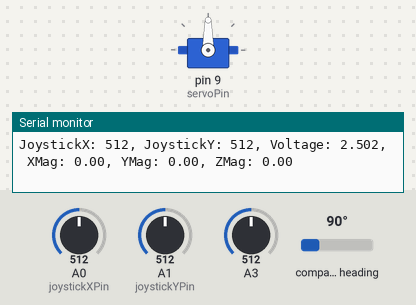
Recording of a sketch running on a simulated Arduino Uno, built with avr-gcc and run on an emulated ATmega328P. Shown: servo, the last lines printed to the serial monitor. Inputs (shaded band) come from the test bench; at power-on: A0 (joystickXPin) = 512, A3 = 512, A1 (joystickYPin) = 512, compass heading 90°.

Above: at 1.2 s.
1.3 s: A0 (joystickXPin) set to 106
At 2.6 s:
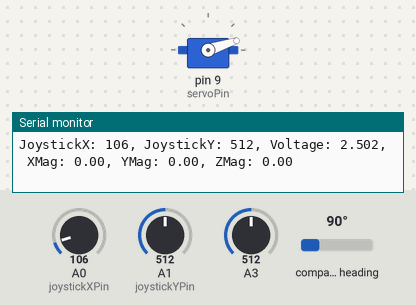
2.9 s: A0 (joystickXPin) set to 91
At 4.3 s:
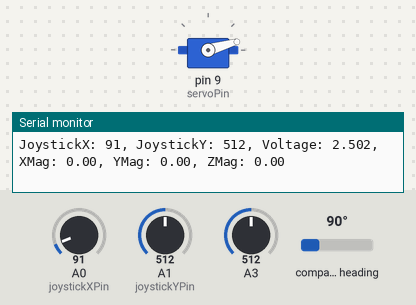
5.9 s: A0 (joystickXPin) set to 306
At 7.0 s:
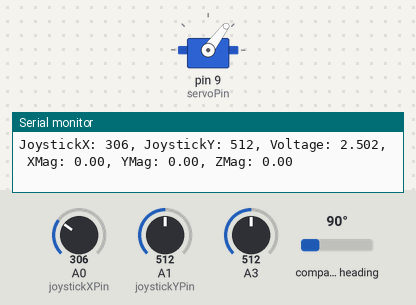
7.5 s: A0 (joystickXPin) set to 716
At 8.6 s:
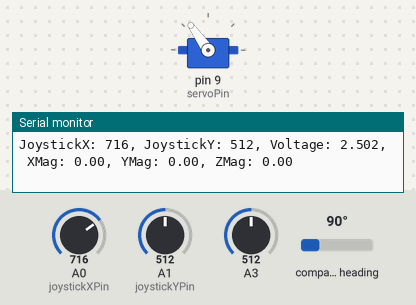
9.0 s: A3 set to 914
12.0 s: A3 set to 934
Timing chart, 0 to 15.0 s (numbered marks = the images above; inputs shaded):
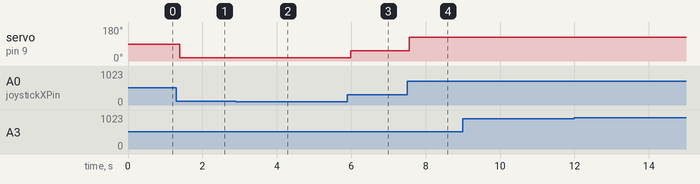

The sketch:

MagMainCode.ino
```cpp
#include <Servo.h>
#include <Wire.h>
#include <QMC5883LCompass.h>

Servo myServo;

const int joystickXPin = A0;
const int joystickYPin = A1;

const int servoPin = 9;
const int servoCenter = 90;
const int servoRange = 90;

// Deadzone angle for servo
const int deadzone = 5;

QMC5883LCompass compass;

// initial offset
float initialX = 0.0;
float initialY = 0.0;
float initialZ = 0.0;

void setup() {
  myServo.attach(servoPin);
  myServo.write(servoCenter);
  Serial.begin(9600);
  Wire.begin();
  compass.init();
  calibrate();
}

void loop() {
  int joystickX = analogRead(joystickXPin);
  int joystickY = analogRead(joystickYPin);
  int servoAngle = map(joystickX, 0, 1023, servoCenter - servoRange, servoCenter + servoRange);

  if (abs(joystickX - 512) < deadzone) {
    servoAngle = myServo.read();
  }
  myServo.write(servoAngle);

  // Allegro Hall effect switch sensor control
  int sensorValue = analogRead(A3);
  float voltage = sensorValue * (5.0 / 1023.0);

  compass.read();
  int x = compass.getX();
  int y = compass.getY();
  int z = compass.getZ();

  // units are in µT
  float xMag = x / 100.0 - initialX;
  float yMag = y / 100.0 - initialY;
  float zMag = z / 100.0 - initialZ;

  // Hall Switch checks if B-field is significant
  bool magneticFieldDetected = voltage < 4.5;

  Serial.print("JoystickX: "); Serial.print(joystickX);
  Serial.print(", JoystickY: "); Serial.print(joystickY);
  Serial.print(", Voltage: "); Serial.print(voltage, 3);
  if (magneticFieldDetected) {
    Serial.print(", XMag: "); Serial.print(xMag, 2);
    Serial.print(", YMag: "); Serial.print(yMag, 2);
    Serial.print(", ZMag: "); Serial.print(zMag, 2);
  } else {
    Serial.print(", No magnetic field detected");
  }
  Serial.println();

  delay(100);
}

void calibrate() {
  int x, y, z;
  compass.read();
  x = compass.getX();
  y = compass.getY();
  z = compass.getZ();
  initialX = x / 100.0;
  initialY = y / 100.0;
  initialZ = z / 100.0;
  Serial.print("Calibration values: ");
  Serial.print("X: "); Serial.print(initialX, 2);
  Serial.print(" µT   Y: "); Serial.print(initialY, 2);
  Serial.print(" µT   Z: "); Serial.println(initialZ, 2);
}
```

Measured:
- after the input at 1.3 s, servo on pin 9 (servoPin): 90° → 18° after 0.10 s
- after the input at 2.9 s, servo on pin 9 (servoPin): 18° → 16° after 0.08 s
- after the input at 5.9 s, servo on pin 9 (servoPin): 16° → 53° after 0.09 s
- after the input at 7.5 s, servo on pin 9 (servoPin): 53° → 125° after 0.06 s
